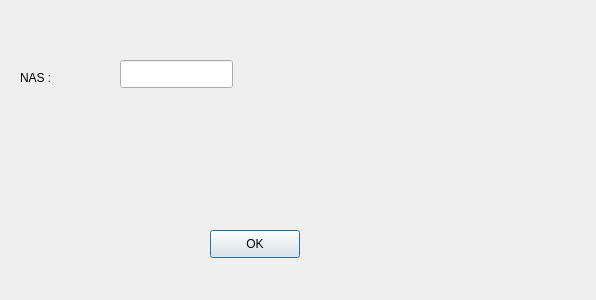
<?xml version="1.0" encoding="UTF-8"?>
<ui version="4.0">
 <class>Desinscription</class>
 <widget class="QDialog" name="Desinscription">
  <property name="geometry">
   <rect>
    <x>0</x>
    <y>0</y>
    <width>596</width>
    <height>300</height>
   </rect>
  </property>
  <property name="windowTitle">
   <string>Desinscription</string>
  </property>
  <widget class="QLabel" name="label">
   <property name="geometry">
    <rect>
     <x>20</x>
     <y>70</y>
     <width>58</width>
     <height>16</height>
    </rect>
   </property>
   <property name="text">
    <string>NAS :</string>
   </property>
  </widget>
  <widget class="QLineEdit" name="nas">
   <property name="geometry">
    <rect>
     <x>120</x>
     <y>60</y>
     <width>113</width>
     <height>28</height>
    </rect>
   </property>
  </widget>
  <widget class="QPushButton" name="ok">
   <property name="geometry">
    <rect>
     <x>210</x>
     <y>230</y>
     <width>90</width>
     <height>28</height>
    </rect>
   </property>
   <property name="text">
    <string>OK</string>
   </property>
  </widget>
 </widget>
 <resources/>
 <connections>
  <connection>
   <sender>ok</sender>
   <signal>clicked()</signal>
   <receiver>Desinscription</receiver>
   <slot>validation()</slot>
   <hints>
    <hint type="sourcelabel">
     <x>254</x>
     <y>243</y>
    </hint>
    <hint type="destinationlabel">
     <x>297</x>
     <y>149</y>
    </hint>
   </hints>
  </connection>
 </connections>
 <slots>
  <slot>validation()</slot>
 </slots>
</ui>
